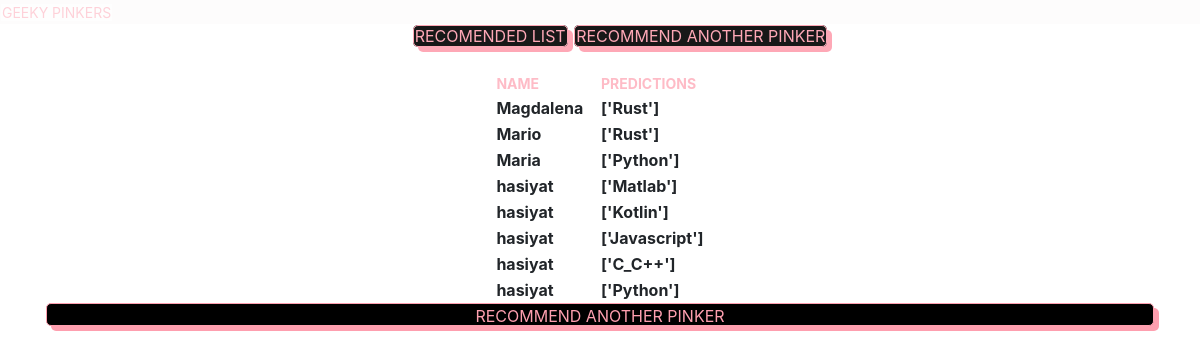
The page /predictions/ on the database its author committed.
### dashboard/models.py (models this page shows, shortened)
class Data(models.Model):
    name = models.CharField(max_length=100, null=True)
    worked_fields = models.PositiveIntegerField(choices=Worked_fields, null=True)
    academic_fields = models.PositiveIntegerField(choices=Academic_fields, null=True)
    worked_industry = models.PositiveIntegerField(choices=Worked_industry, null=True)
    invested_time = models.PositiveIntegerField(validators=[MinValueValidator(1), MaxValueValidator(20)], null=True)
    predictions = models.CharField(max_length=100, blank=True)
    date = models.DateTimeField(auto_now_add=True)
    class Meta:
        ordering = ['-date']

### dashboard/views.py (the view)
# urls.py: path('predictions/', views.predictions, name='dashboard-predictions' )
def predictions(request):
    predicted_stack=Data.objects.all()
    context={
        'predicted_stack':predicted_stack
    }
    return render(request, "predictions.html", context)

### templates/predictions.html (shortened to what this page needs)
{% extends 'base.html'%}
{% block content %}
<center>
<div class="centered">
    <div class="container">
        <div class="tabs is-centered">
        <ul>
            <a class="button_category_post" href="{% url 'dashboard-predictions' %}">Recomended List</a>
            <a class="button_category_post" href="{% url 'dashboard-index' %}">Recommend Another Pinker</a>
        </ul>
        <div class="container">
            <div class="row mt-4">
                <div class="col-md-8 offset-md-2">
                <table>
                    <thead>
                    <tr>
                        <th style="width: 50%;" class="headline" scope="col">
                            name
                        </th>
                        <th style="width: 50%;"  class="headline" scope="col">
                            predictions
                        </th>
                    </tr>
                    </thead>
                    <tbody>
                        {% for i in predicted_stack %}
                        <tr>
                            <th>{{i.name}}</th>
                            <th>{{i.predictions}}</th>
                        </tr>
                        {% endfor %}
                    </tbody>
                </table>
                </div>
                <a class="button_submit" href="{% url 'dashboard-index' %}">Recommend Another Pinker</a>
                </div>
            </div>
        </div>
    </div>
</div>
</center>
{% endblock %}

### templates/base.html (shortened to what this page needs)
<!doctype html>
<html lang="eng">
<head>
    <link rel="stylesheet" href="https://cdn.jsdelivr.net/npm/bootstrap@4.6.0/dist/css/bootstrap.min.css">
</head>
<body>
    {% include 'nav.html' %}
    {% block content %}
    {% endblock %}
</body>
</html>

### templates/nav.html
<div class="navbar-item" style="background: #fdfcfc;">
    <a class="headline" style="color: pink;" href="{% url 'dashboard-index' %}">
        Geeky Pinkers
    </a>
</div>

### templates/base.html (style rules this page uses)
.button_category_post { background-color: black; width: 50%; height: 23px; padding-left: 1px; padding-right: 1px; margin-left: 1px; margin-right: 1px; font-size: 14; text-transform: uppercase; border-top-right-radius: 5px 5px; border-top-left-radius: 5px 5px; border-bottom-right-radius: 5px 5px; border-bottom-left-radius: 5px 5px; color: rgb(254, 159, 175); border: 1px solid rgb(254, 159, 175); box-shadow: 5px 5px 0.5px 0px; opacity: 90%; }
.button_submit { background-color: black; width: 100%; height: 23px; padding-left: 1px; padding-right: 1px; margin-left: 1px; margin-right: 1px; font-size: 14; text-transform: uppercase; border-top-right-radius: 5px 5px; border-top-left-radius: 5px 5px; border-bottom-right-radius: 5px 5px; border-bottom-left-radius: 5px 5px; color: rgb(254, 159, 175); border: 1px solid rgb(254, 159, 175); box-shadow: 5px 5px 0.5px 0px; }
.headline { background-color: white; width: 100%; height: 23px; padding-left: 1px; padding-right: 1px; margin-left: 1px; margin-right: 1px; font-size: 14px; text-transform: uppercase; color: rgb(254, 159, 175); opacity: 70%; }

### rows shown on the page
Data: name "Magdalena", predictions "['Rust']"
Data: name "Mario", predictions "['Rust']"
Data: name "Maria", predictions "['Python']"
Data: name "hasiyat", predictions "['Matlab']"
Data: name "hasiyat", predictions "['Kotlin']"
Data: name "hasiyat", predictions "['Javascript']"
Data: name "hasiyat", predictions "['C_C++']"
Data: name "hasiyat", predictions "['Python']"
